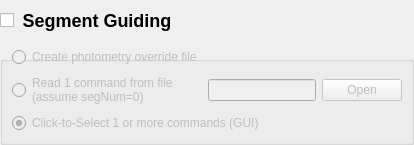
         <widget class="QGroupBox" name="groupBox_segmentGuiding">
          <property name="sizePolicy">
           <sizepolicy hsizetype="Minimum" vsizetype="Preferred">
            <horstretch>0</horstretch>
            <verstretch>0</verstretch>
           </sizepolicy>
          </property>
          <property name="minimumSize">
           <size>
            <width>0</width>
            <height>0</height>
           </size>
          </property>
          <property name="styleSheet">
           <string notr="true">QGroupBox { font-size: 18px; font-weight: bold; margin-top: 35px } QGroupBox::title { top: -25px }</string>
          </property>
          <property name="title">
           <string>Segment Guiding</string>
          </property>
          <property name="checkable">
           <bool>true</bool>
          </property>
          <property name="checked">
           <bool>false</bool>
          </property>
          <layout class="QGridLayout" name="gridLayout_5">
           <item row="1" column="1">
            <widget class="QLineEdit" name="lineEdit_regfileSegmentGuiding">
             <property name="toolTip">
              <string>File containing guide and reference star locations and brightness</string>
             </property>
            </widget>
           </item>
           <item row="1" column="0">
            <widget class="QRadioButton" name="radioButton_regfileSegmentGuiding">
             <property name="toolTip">
              <string>Define one command with guide and reference stars by loading their locations and brightness loaded from a file</string>
             </property>
             <property name="text">
              <string>Read 1 command from file
(assume segNum=0)</string>
             </property>
             <attribute name="buttonGroup">
              <string notr="true">buttonGroup_segmentGuiding</string>
             </attribute>
            </widget>
           </item>
           <item row="2" column="0" colspan="2">
            <widget class="QRadioButton" name="radioButton_segmentGuidingGUI">
             <property name="toolTip">
              <string>&lt;html&gt;&lt;head/&gt;&lt;body&gt;&lt;p&gt;Create one or more segment guiding override commands by clicking on guide and reference stars in the image&lt;/p&gt;&lt;/body&gt;&lt;/html&gt;</string>
             </property>
             <property name="text">
              <string>Click-to-Select 1 or more commands (GUI)</string>
             </property>
             <property name="checked">
              <bool>true</bool>
             </property>
             <attribute name="buttonGroup">
              <string notr="true">buttonGroup_segmentGuiding</string>
             </attribute>
            </widget>
           </item>
           <item row="0" column="0">
            <widget class="QRadioButton" name="radioButton_photometryOverride">
             <property name="toolTip">
              <string>Have a stacked PSFs so only need to override the photometry</string>
             </property>
             <property name="text">
              <string>Create photometry override file</string>
             </property>
             <attribute name="buttonGroup">
              <string notr="true">buttonGroup_segmentGuiding</string>
             </attribute>
            </widget>
           </item>
           <item row="1" column="2">
            <widget class="QPushButton" name="pushButton_regfileSegmentGuiding">
             <property name="enabled">
              <bool>false</bool>
             </property>
             <property name="toolTip">
              <string>Open Finder window to select file with segment list</string>
             </property>
             <property name="text">
              <string>Open</string>
             </property>
            </widget>
           </item>
          </layout>
         </widget>
